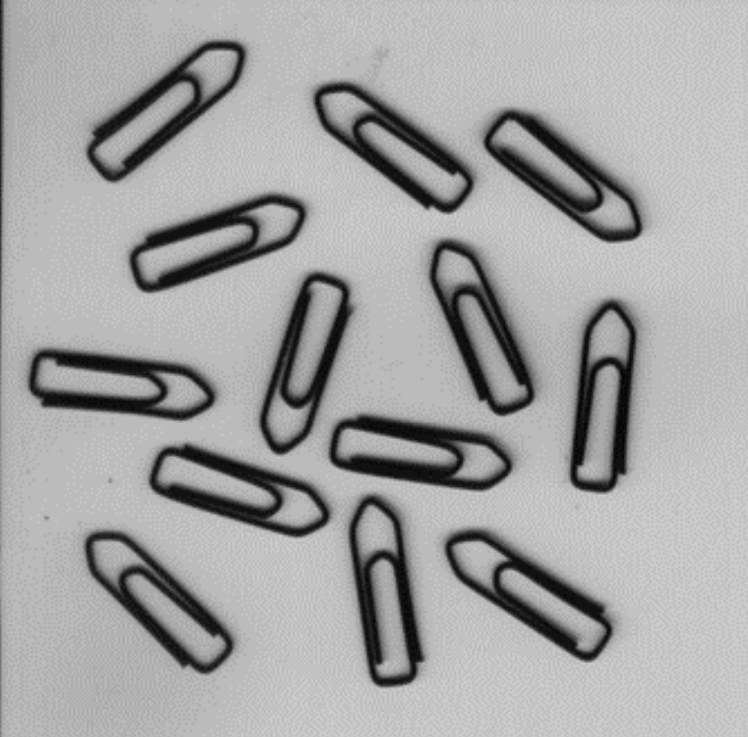
//> input picture code/opencv/_11/build/11.png, 748 x 737 px
$ ./mark_2   (built with g++ and OpenCV 4)
//> lines starting //> are read from the running program, lines starting //| are printed output that depends on the picture; after the words box and inside, x2 and y2 are one past the last pixel; in counts of white or black regions, pixels touching at a corner belong together
#include<iostream>//调用头文件；命名空间；定义全局变量
#include<opencv2/opencv.hpp>
using namespace std;
using namespace cv;
Mat labels,stats,centroids;

int main()//主函数
{
	Mat img=imread("11.png"),src;//定义Mat存储原图和处理后的图
//> img is the input picture: 737 rows x 748 cols, CV_8UC3; min 4, max 204, mean 164.5
	imshow("img",img);//显示原图

	threshold(img,src,100,255,THRESH_BINARY_INV);//二值化：大于100设0，反之255
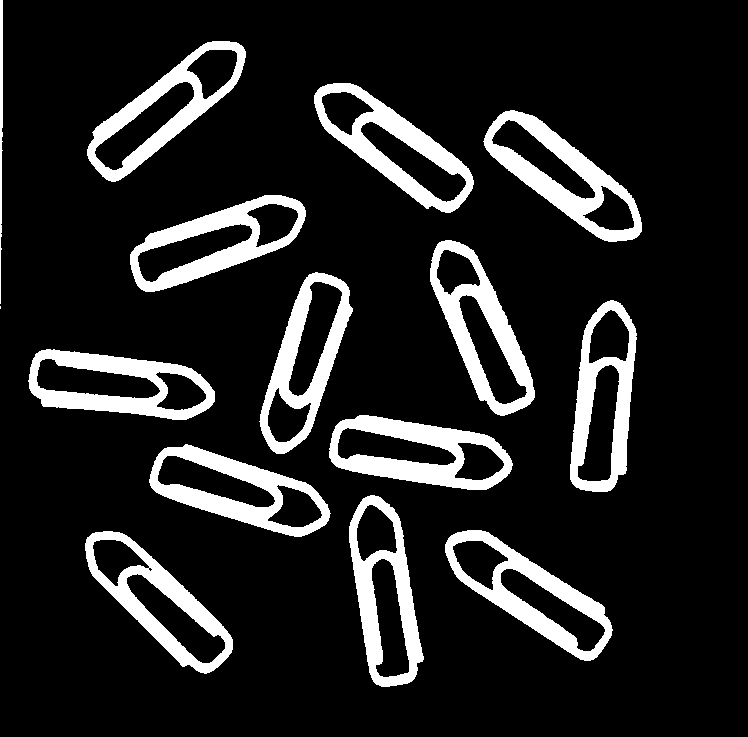
//> src: 737 rows x 748 cols, CV_8UC3; 13.3% white; 15 white regions (1 under 20 px), largest, box (x1, y1, x2, y2) and area: (483, 110, 642, 242) 6091, (329, 415, 513, 490) 6083, (314, 83, 474, 213) 5766
	erode(src,src,getStructuringElement(MORPH_RECT,Size(7,7)));//利用尺寸为（7，7）的矩形核进行腐蚀
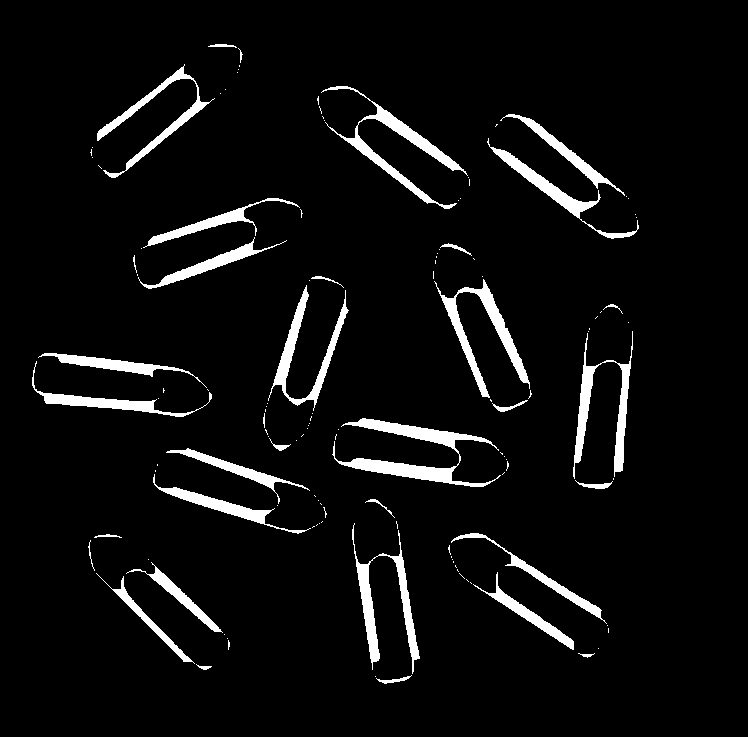
//> src: 737 rows x 748 cols, CV_8UC3; 5.3% white; 127 white regions (92 under 20 px), largest, box (x1, y1, x2, y2) and area: (332, 418, 501, 487) 2952, (321, 86, 468, 209) 2257, (434, 279, 530, 398) 2121
	dilate(src,src,getStructuringElement(MORPH_ELLIPSE,Size(23,23)));//利用尺寸为（23，23）的椭圆核进行膨胀
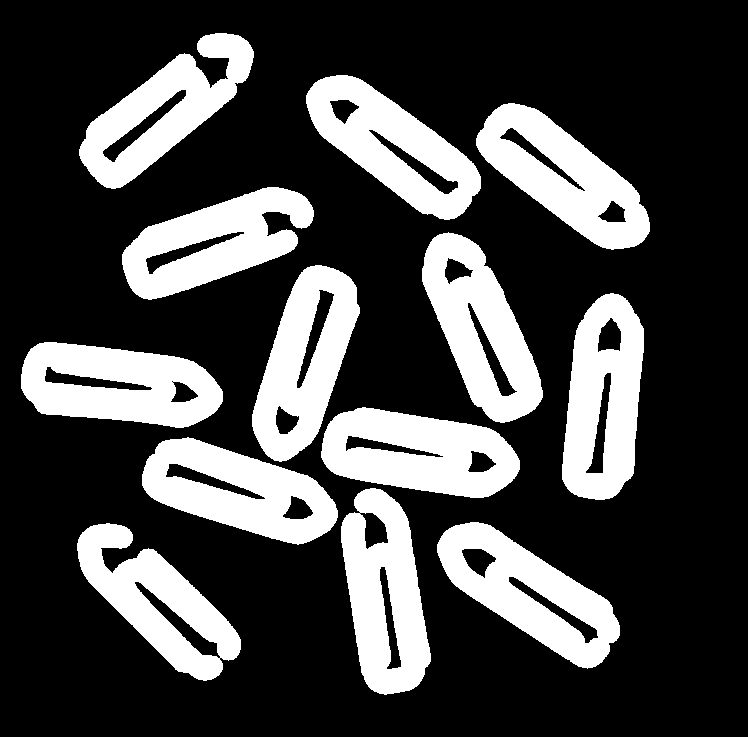
//> src: 737 rows x 748 cols, CV_8UC3; 27.3% white; 13 white regions, largest, box (x1, y1, x2, y2) and area: (321, 407, 520, 498) 12097, (21, 342, 223, 428) 11884, (476, 103, 650, 250) 11846

	vector<Mat>channels;//分离通道并取蓝色通道
	split(src,channels);
	Mat dst=channels.at(0);
	int count=connectedComponentsWithStats(dst,labels,stats,centroids);//连通域计算并返回相关数据
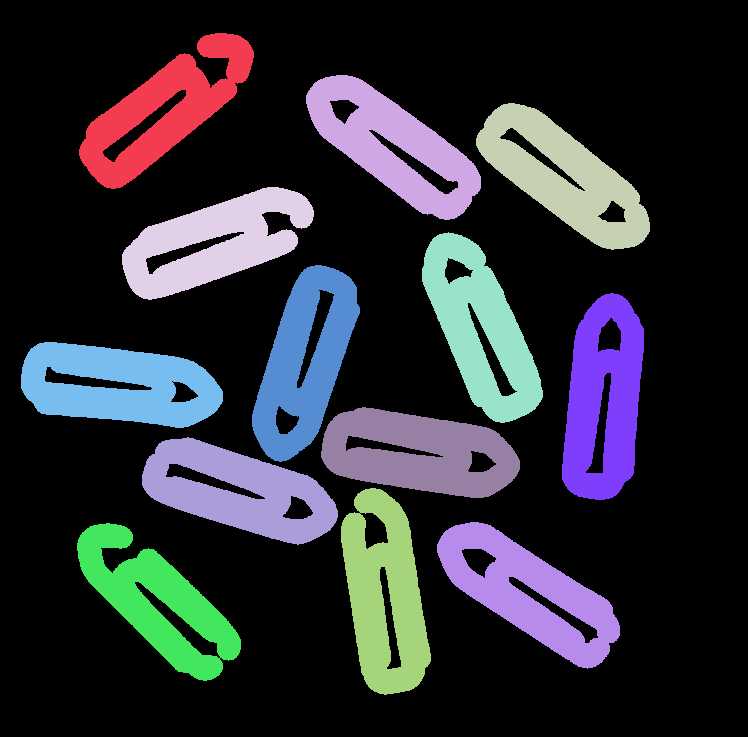
//> labels: 737 rows x 748 cols, CV_32SC1; 14 distinct labels, from 0 to 13; one colour per label, 0 black
//> stats = 14 rows, first 6: [0, 0, 748, 737, 400713], [79, 33, 175, 156, 11012], [306, 75, 175, 145, 11568], [476, 103, 174, 147, 11846], [122, 187, 192, 113, 11334], [422, 232, 121, 191, 11650]; centroids = 14 rows, first 8: [380.8, 365], [164.1, 109.9], [392.6, 145.4], [563.3, 176.3], [214.4, 241.7], [480.3, 328.5], [304.2, 361.3], [603.1, 400.3]; count = 14
//	imshow("src",src);//显示处理后的图片

	for(int i=1;i<count;i++)//绘制外接矩形框
	{
		Vec2d pt=centroids.at<Vec2d>(1,0);
		int x=stats.at<int>(i,CC_STAT_LEFT);
		int y=stats.at<int>(i,CC_STAT_TOP);
		int width=stats.at<int>(i,CC_STAT_WIDTH);
		int height=stats.at<int>(i,CC_STAT_HEIGHT);
		rectangle(img,Rect(x,y,width,height),Scalar(0,0,255),1,8,0);
	}
//> this loop made 13 passes
//> (x, y, width, height) on passes 1 to 12: (79, 33, 175, 156), (306, 75, 175, 145), (476, 103, 174, 147), (122, 187, 192, 113), (422, 232, 121, 191), (252, 265, 108, 197), (562, 293, 82, 207), (21, 342, 202, 86), (321, 407, 199, 91), (142, 437, 196, 108), (341, 488, 90, 207), (77, 523, 164, 158)
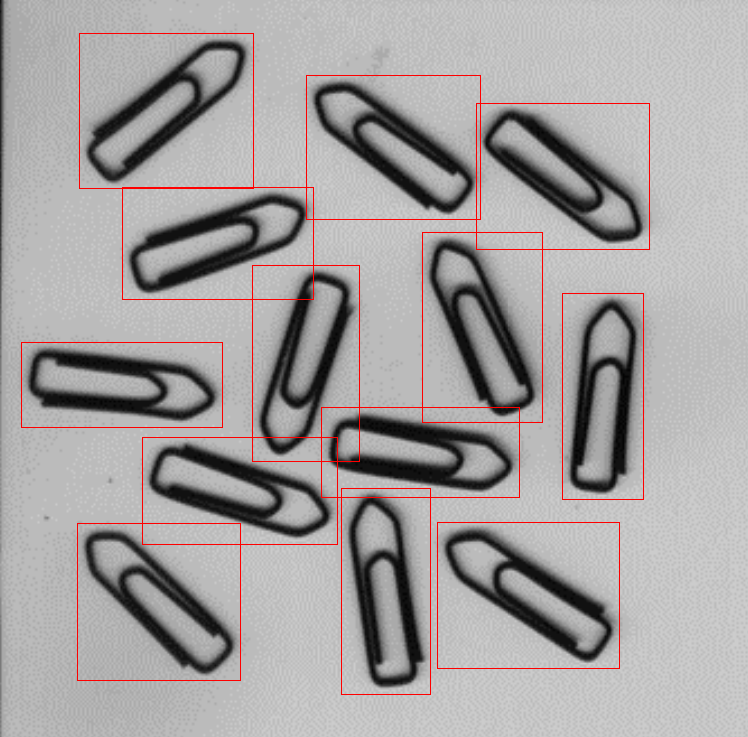
//> img: 737 rows x 748 cols, CV_8UC3; 1.44% of pixels changed, all inside (x1, y1, x2, y2) = (21, 33, 650, 695)
	imshow("ok",img);//显示标记后的图片
	cout<<count-1<<endl;//输出回形针数
//| 13
	waitKey(0);//按任意键退出
}
